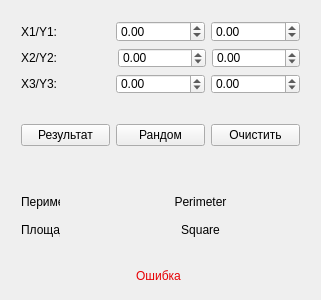
<?xml version="1.0" encoding="UTF-8"?>
<ui version="4.0">
 <class>MainWindow</class>
 <widget class="QMainWindow" name="MainWindow">
  <property name="geometry">
   <rect>
    <x>0</x>
    <y>0</y>
    <width>321</width>
    <height>300</height>
   </rect>
  </property>
  <property name="windowTitle">
   <string>MainWindow</string>
  </property>
  <widget class="QWidget" name="centralWidget">
   <widget class="QLabel" name="label_error">
    <property name="geometry">
     <rect>
      <x>8</x>
      <y>260</y>
      <width>301</width>
      <height>31</height>
     </rect>
    </property>
    <property name="palette">
     <palette>
      <active>
       <colorrole role="WindowText">
        <brush brushstyle="SolidPattern">
         <color alpha="255">
          <red>231</red>
          <green>0</green>
          <blue>3</blue>
         </color>
        </brush>
       </colorrole>
      </active>
      <inactive>
       <colorrole role="WindowText">
        <brush brushstyle="SolidPattern">
         <color alpha="255">
          <red>231</red>
          <green>0</green>
          <blue>3</blue>
         </color>
        </brush>
       </colorrole>
      </inactive>
      <disabled>
       <colorrole role="WindowText">
        <brush brushstyle="SolidPattern">
         <color alpha="127">
          <red>255</red>
          <green>255</green>
          <blue>255</blue>
         </color>
        </brush>
       </colorrole>
      </disabled>
     </palette>
    </property>
    <property name="text">
     <string>Ошибка</string>
    </property>
    <property name="alignment">
     <set>Qt::AlignCenter</set>
    </property>
   </widget>
   <widget class="QWidget" name="">
    <property name="geometry">
     <rect>
      <x>10</x>
      <y>10</y>
      <width>301</width>
      <height>95</height>
     </rect>
    </property>
    <layout class="QVBoxLayout" name="verticalLayout">
     <item>
      <layout class="QHBoxLayout" name="horizontalLayout_7">
       <item>
        <layout class="QHBoxLayout" name="horizontalLayout">
         <item>
          <widget class="QLabel" name="label_x1">
           <property name="text">
            <string>X1/Y1:</string>
           </property>
          </widget>
         </item>
        </layout>
       </item>
       <item>
        <widget class="QDoubleSpinBox" name="doubleSpinBox_x1">
         <property name="decimals">
          <number>2</number>
         </property>
         <property name="minimum">
          <double>-99999999999.000000000000000</double>
         </property>
         <property name="maximum">
          <double>99999999999.000000000000000</double>
         </property>
        </widget>
       </item>
       <item>
        <layout class="QHBoxLayout" name="horizontalLayout_2">
         <item>
          <widget class="QDoubleSpinBox" name="doubleSpinBox_y1">
           <property name="minimum">
            <double>-99999999999.000000000000000</double>
           </property>
           <property name="maximum">
            <double>99999999999.000000000000000</double>
           </property>
          </widget>
         </item>
        </layout>
       </item>
      </layout>
     </item>
     <item>
      <layout class="QHBoxLayout" name="horizontalLayout_8">
       <item>
        <layout class="QHBoxLayout" name="horizontalLayout_3">
         <item>
          <widget class="QLabel" name="label_x2">
           <property name="text">
            <string>X2/Y2:</string>
           </property>
          </widget>
         </item>
        </layout>
       </item>
       <item>
        <layout class="QHBoxLayout" name="horizontalLayout_4">
         <item>
          <widget class="QDoubleSpinBox" name="doubleSpinBox_x2">
           <property name="minimum">
            <double>-99999999999.000000000000000</double>
           </property>
           <property name="maximum">
            <double>99999999999.000000000000000</double>
           </property>
          </widget>
         </item>
         <item>
          <widget class="QDoubleSpinBox" name="doubleSpinBox_y2">
           <property name="minimum">
            <double>-99999999999.000000000000000</double>
           </property>
           <property name="maximum">
            <double>99999999999.000000000000000</double>
           </property>
          </widget>
         </item>
        </layout>
       </item>
      </layout>
     </item>
     <item>
      <layout class="QHBoxLayout" name="horizontalLayout_9">
       <item>
        <layout class="QHBoxLayout" name="horizontalLayout_5">
         <item>
          <widget class="QLabel" name="label_x3">
           <property name="text">
            <string>X3/Y3:</string>
           </property>
          </widget>
         </item>
        </layout>
       </item>
       <item>
        <widget class="QDoubleSpinBox" name="doubleSpinBox_x3">
         <property name="minimum">
          <double>-99999999999.000000000000000</double>
         </property>
         <property name="maximum">
          <double>99999999999.000000000000000</double>
         </property>
        </widget>
       </item>
       <item>
        <layout class="QHBoxLayout" name="horizontalLayout_6">
         <item>
          <widget class="QDoubleSpinBox" name="doubleSpinBox_y3">
           <property name="minimum">
            <double>-99999999999.000000000000000</double>
           </property>
           <property name="maximum">
            <double>99999999999.000000000000000</double>
           </property>
          </widget>
         </item>
        </layout>
       </item>
      </layout>
     </item>
    </layout>
   </widget>
   <widget class="QWidget" name="">
    <property name="geometry">
     <rect>
      <x>10</x>
      <y>110</y>
      <width>301</width>
      <height>51</height>
     </rect>
    </property>
    <layout class="QHBoxLayout" name="horizontalLayout_10">
     <item>
      <widget class="QPushButton" name="pushButton_result">
       <property name="text">
        <string>Результат</string>
       </property>
      </widget>
     </item>
     <item>
      <widget class="QPushButton" name="pushButton_random">
       <property name="text">
        <string>Рандом</string>
       </property>
      </widget>
     </item>
     <item>
      <widget class="QPushButton" name="pushButton_clear">
       <property name="text">
        <string>Очистить</string>
       </property>
      </widget>
     </item>
    </layout>
   </widget>
   <widget class="QWidget" name="">
    <property name="geometry">
     <rect>
      <x>10</x>
      <y>180</y>
      <width>61</width>
      <height>71</height>
     </rect>
    </property>
    <layout class="QVBoxLayout" name="verticalLayout_2">
     <item>
      <widget class="QLabel" name="label_per">
       <property name="text">
        <string>Периметр:</string>
       </property>
      </widget>
     </item>
     <item>
      <widget class="QLabel" name="label_sqr">
       <property name="text">
        <string>Площадь:</string>
       </property>
      </widget>
     </item>
    </layout>
   </widget>
   <widget class="QWidget" name="">
    <property name="geometry">
     <rect>
      <x>90</x>
      <y>180</y>
      <width>221</width>
      <height>71</height>
     </rect>
    </property>
    <layout class="QVBoxLayout" name="verticalLayout_3">
     <item>
      <widget class="QLabel" name="label_per_val">
       <property name="text">
        <string>Perimeter</string>
       </property>
       <property name="alignment">
        <set>Qt::AlignCenter</set>
       </property>
      </widget>
     </item>
     <item>
      <widget class="QLabel" name="label_sqr_val">
       <property name="text">
        <string>Square</string>
       </property>
       <property name="alignment">
        <set>Qt::AlignCenter</set>
       </property>
      </widget>
     </item>
    </layout>
   </widget>
  </widget>
 </widget>
 <layoutdefault spacing="6" margin="11"/>
 <resources/>
 <connections/>
</ui>
